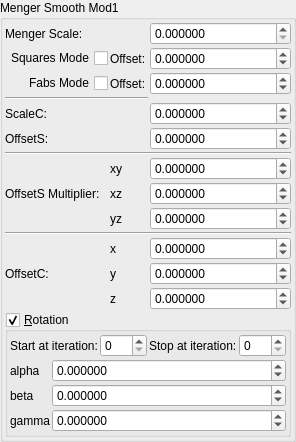
    <widget class="QGroupBox" name="groupBox_2">
     <property name="toolTip">
      <string/>
     </property>
     <property name="title">
      <string>Menger Smooth Mod1</string>
     </property>
     <property name="checkable">
      <bool>false</bool>
     </property>
     <layout class="QVBoxLayout" name="verticalLayout_29" stretch="0,0">
      <property name="spacing">
       <number>2</number>
      </property>
      <property name="leftMargin">
       <number>2</number>
      </property>
      <property name="topMargin">
       <number>2</number>
      </property>
      <property name="rightMargin">
       <number>2</number>
      </property>
      <property name="bottomMargin">
       <number>2</number>
      </property>
      <item>
       <layout class="QGridLayout" name="gridLayout_63" columnstretch="0,0,0,0,1">
        <property name="spacing">
         <number>2</number>
        </property>
        <item row="13" column="2">
         <widget class="QLabel" name="label_114">
          <property name="text">
           <string notr="true">z</string>
          </property>
         </widget>
        </item>
        <item row="11" column="2">
         <widget class="QLabel" name="label_112">
          <property name="text">
           <string notr="true">x</string>
          </property>
         </widget>
        </item>
        <item row="7" column="4">
         <widget class="MyDoubleSpinBox" name="spinbox3_transf_constant_multiplier_111_x">
          <property name="sizePolicy">
           <sizepolicy hsizetype="Minimum" vsizetype="Maximum">
            <horstretch>0</horstretch>
            <verstretch>0</verstretch>
           </sizepolicy>
          </property>
          <property name="prefix">
           <string/>
          </property>
          <property name="suffix">
           <string/>
          </property>
          <property name="decimals">
           <number>6</number>
          </property>
          <property name="minimum">
           <double>-99.989999999999995</double>
          </property>
          <property name="maximum">
           <double>99.989999999999995</double>
          </property>
          <property name="singleStep">
           <double>0.100000000000000</double>
          </property>
         </widget>
        </item>
        <item row="8" column="4">
         <widget class="MyDoubleSpinBox" name="spinbox3_transf_constant_multiplier_111_y">
          <property name="sizePolicy">
           <sizepolicy hsizetype="Minimum" vsizetype="Maximum">
            <horstretch>0</horstretch>
            <verstretch>0</verstretch>
           </sizepolicy>
          </property>
          <property name="prefix">
           <string/>
          </property>
          <property name="suffix">
           <string/>
          </property>
          <property name="decimals">
           <number>6</number>
          </property>
          <property name="minimum">
           <double>-99.989999999999995</double>
          </property>
          <property name="maximum">
           <double>99.989999999999995</double>
          </property>
          <property name="singleStep">
           <double>0.100000000000000</double>
          </property>
         </widget>
        </item>
        <item row="1" column="2">
         <widget class="QLabel" name="label_260">
          <property name="text">
           <string>Offset:</string>
          </property>
         </widget>
        </item>
        <item row="5" column="1">
         <widget class="QLabel" name="label_259">
          <property name="text">
           <string>OffsetS:</string>
          </property>
         </widget>
        </item>
        <item row="4" column="4">
         <widget class="MyDoubleSpinBox" name="spinbox_transf_scale_05">
          <property name="sizePolicy">
           <sizepolicy hsizetype="Minimum" vsizetype="Maximum">
            <horstretch>0</horstretch>
            <verstretch>0</verstretch>
           </sizepolicy>
          </property>
          <property name="prefix">
           <string/>
          </property>
          <property name="suffix">
           <string/>
          </property>
          <property name="decimals">
           <number>6</number>
          </property>
          <property name="minimum">
           <double>-99.989999999999995</double>
          </property>
          <property name="maximum">
           <double>99.989999999999995</double>
          </property>
          <property name="singleStep">
           <double>0.100000000000000</double>
          </property>
         </widget>
        </item>
        <item row="4" column="1">
         <widget class="QLabel" name="label_65">
          <property name="text">
           <string>ScaleC:</string>
          </property>
         </widget>
        </item>
        <item row="2" column="1">
         <widget class="MyCheckBox" name="checkBox_transf_function_enabledF_false">
          <property name="layoutDirection">
           <enum>Qt::RightToLeft</enum>
          </property>
          <property name="text">
           <string>Fabs Mode</string>
          </property>
         </widget>
        </item>
        <item row="0" column="1">
         <widget class="QLabel" name="label_64">
          <property name="text">
           <string>Menger Scale:</string>
          </property>
         </widget>
        </item>
        <item row="12" column="4">
         <widget class="MyDoubleSpinBox" name="spinbox3_transf_constant_multiplier_221_y">
          <property name="sizePolicy">
           <sizepolicy hsizetype="Minimum" vsizetype="Maximum">
            <horstretch>0</horstretch>
            <verstretch>0</verstretch>
           </sizepolicy>
          </property>
          <property name="prefix">
           <string/>
          </property>
          <property name="suffix">
           <string/>
          </property>
          <property name="decimals">
           <number>6</number>
          </property>
          <property name="minimum">
           <double>-99.989999999999995</double>
          </property>
          <property name="maximum">
           <double>99.989999999999995</double>
          </property>
          <property name="singleStep">
           <double>0.100000000000000</double>
          </property>
         </widget>
        </item>
        <item row="12" column="1">
         <widget class="QLabel" name="label_255">
          <property name="text">
           <string>OffsetC:</string>
          </property>
         </widget>
        </item>
        <item row="9" column="4">
         <widget class="MyDoubleSpinBox" name="spinbox3_transf_constant_multiplier_111_z">
          <property name="sizePolicy">
           <sizepolicy hsizetype="Minimum" vsizetype="Maximum">
            <horstretch>0</horstretch>
            <verstretch>0</verstretch>
           </sizepolicy>
          </property>
          <property name="prefix">
           <string/>
          </property>
          <property name="suffix">
           <string/>
          </property>
          <property name="decimals">
           <number>6</number>
          </property>
          <property name="minimum">
           <double>-99.989999999999995</double>
          </property>
          <property name="maximum">
           <double>99.989999999999995</double>
          </property>
          <property name="singleStep">
           <double>0.100000000000000</double>
          </property>
         </widget>
        </item>
        <item row="8" column="1">
         <widget class="QLabel" name="label_91">
          <property name="text">
           <string>OffsetS Multiplier:</string>
          </property>
         </widget>
        </item>
        <item row="10" column="1" colspan="4">
         <widget class="Line" name="line_55">
          <property name="orientation">
           <enum>Qt::Horizontal</enum>
          </property>
         </widget>
        </item>
        <item row="7" column="2">
         <widget class="QLabel" name="label_94">
          <property name="text">
           <string notr="true">xy</string>
          </property>
         </widget>
        </item>
        <item row="1" column="4">
         <widget class="MyDoubleSpinBox" name="spinbox_transf_offset_0">
          <property name="sizePolicy">
           <sizepolicy hsizetype="Minimum" vsizetype="Maximum">
            <horstretch>0</horstretch>
            <verstretch>0</verstretch>
           </sizepolicy>
          </property>
          <property name="prefix">
           <string/>
          </property>
          <property name="suffix">
           <string/>
          </property>
          <property name="decimals">
           <number>6</number>
          </property>
          <property name="minimum">
           <double>-99.989999999999995</double>
          </property>
          <property name="maximum">
           <double>99.989999999999995</double>
          </property>
          <property name="singleStep">
           <double>0.100000000000000</double>
          </property>
         </widget>
        </item>
        <item row="0" column="4">
         <widget class="MyDoubleSpinBox" name="spinbox_transf_scale_3">
          <property name="sizePolicy">
           <sizepolicy hsizetype="Minimum" vsizetype="Maximum">
            <horstretch>0</horstretch>
            <verstretch>0</verstretch>
           </sizepolicy>
          </property>
          <property name="prefix">
           <string/>
          </property>
          <property name="suffix">
           <string/>
          </property>
          <property name="decimals">
           <number>6</number>
          </property>
          <property name="minimum">
           <double>0.000000000000000</double>
          </property>
          <property name="maximum">
           <double>99.989999999999995</double>
          </property>
          <property name="singleStep">
           <double>0.100000000000000</double>
          </property>
         </widget>
        </item>
        <item row="1" column="1">
         <widget class="MyCheckBox" name="checkBox_transf_function_enabled">
          <property name="layoutDirection">
           <enum>Qt::RightToLeft</enum>
          </property>
          <property name="text">
           <string>Squares Mode</string>
          </property>
         </widget>
        </item>
        <item row="11" column="4">
         <widget class="MyDoubleSpinBox" name="spinbox3_transf_constant_multiplier_221_x">
          <property name="sizePolicy">
           <sizepolicy hsizetype="Minimum" vsizetype="Maximum">
            <horstretch>0</horstretch>
            <verstretch>0</verstretch>
           </sizepolicy>
          </property>
          <property name="prefix">
           <string/>
          </property>
          <property name="suffix">
           <string/>
          </property>
          <property name="decimals">
           <number>6</number>
          </property>
          <property name="minimum">
           <double>-99.989999999999995</double>
          </property>
          <property name="maximum">
           <double>99.989999999999995</double>
          </property>
          <property name="singleStep">
           <double>0.100000000000000</double>
          </property>
         </widget>
        </item>
        <item row="3" column="1" colspan="3">
         <widget class="Line" name="line_18">
          <property name="orientation">
           <enum>Qt::Horizontal</enum>
          </property>
         </widget>
        </item>
        <item row="2" column="2">
         <widget class="QLabel" name="label_256">
          <property name="text">
           <string>Offset:</string>
          </property>
         </widget>
        </item>
        <item row="12" column="2">
         <widget class="QLabel" name="label_113">
          <property name="text">
           <string notr="true">y</string>
          </property>
         </widget>
        </item>
        <item row="8" column="2">
         <widget class="QLabel" name="label_90">
          <property name="text">
           <string notr="true">xz</string>
          </property>
         </widget>
        </item>
        <item row="2" column="4">
         <widget class="MyDoubleSpinBox" name="spinbox_transf_offset">
          <property name="sizePolicy">
           <sizepolicy hsizetype="Minimum" vsizetype="Maximum">
            <horstretch>0</horstretch>
            <verstretch>0</verstretch>
           </sizepolicy>
          </property>
          <property name="prefix">
           <string/>
          </property>
          <property name="suffix">
           <string/>
          </property>
          <property name="decimals">
           <number>6</number>
          </property>
          <property name="minimum">
           <double>-99.989999999999995</double>
          </property>
          <property name="maximum">
           <double>99.989999999999995</double>
          </property>
          <property name="singleStep">
           <double>0.100000000000000</double>
          </property>
         </widget>
        </item>
        <item row="13" column="1">
         <widget class="QLabel" name="label_257">
          <property name="text">
           <string/>
          </property>
         </widget>
        </item>
        <item row="13" column="4">
         <widget class="MyDoubleSpinBox" name="spinbox3_transf_constant_multiplier_221_z">
          <property name="sizePolicy">
           <sizepolicy hsizetype="Minimum" vsizetype="Maximum">
            <horstretch>0</horstretch>
            <verstretch>0</verstretch>
           </sizepolicy>
          </property>
          <property name="prefix">
           <string/>
          </property>
          <property name="suffix">
           <string/>
          </property>
          <property name="decimals">
           <number>6</number>
          </property>
          <property name="minimum">
           <double>-99.989999999999995</double>
          </property>
          <property name="maximum">
           <double>99.989999999999995</double>
          </property>
          <property name="singleStep">
           <double>0.100000000000000</double>
          </property>
         </widget>
        </item>
        <item row="5" column="4">
         <widget class="MyDoubleSpinBox" name="spinbox_transf_offset_0005">
          <property name="sizePolicy">
           <sizepolicy hsizetype="Minimum" vsizetype="Maximum">
            <horstretch>0</horstretch>
            <verstretch>0</verstretch>
           </sizepolicy>
          </property>
          <property name="prefix">
           <string/>
          </property>
          <property name="suffix">
           <string/>
          </property>
          <property name="decimals">
           <number>6</number>
          </property>
          <property name="minimum">
           <double>-99.989999999999995</double>
          </property>
          <property name="maximum">
           <double>99.989999999999995</double>
          </property>
          <property name="singleStep">
           <double>0.100000000000000</double>
          </property>
         </widget>
        </item>
        <item row="9" column="2">
         <widget class="QLabel" name="label_98">
          <property name="text">
           <string notr="true">yz</string>
          </property>
         </widget>
        </item>
        <item row="6" column="1" colspan="4">
         <widget class="Line" name="line_56">
          <property name="orientation">
           <enum>Qt::Horizontal</enum>
          </property>
         </widget>
        </item>
       </layout>
      </item>
      <item>
       <widget class="MyGroupBox" name="groupCheck_transf_rotation_enabled">
        <property name="title">
         <string>&amp;Rotation</string>
        </property>
        <property name="checkable">
         <bool>true</bool>
        </property>
        <layout class="QVBoxLayout" name="verticalLayout_9" stretch="0,0">
         <property name="spacing">
          <number>2</number>
         </property>
         <property name="leftMargin">
          <number>2</number>
         </property>
         <property name="topMargin">
          <number>2</number>
         </property>
         <property name="rightMargin">
          <number>2</number>
         </property>
         <property name="bottomMargin">
          <number>2</number>
         </property>
         <item>
          <layout class="QGridLayout" name="gridLayout_62">
           <property name="spacing">
            <number>2</number>
           </property>
           <item row="0" column="0">
            <widget class="QLabel" name="label_246">
             <property name="text">
              <string>Start at iteration:</string>
             </property>
            </widget>
           </item>
           <item row="0" column="1">
            <widget class="MySpinBox" name="spinboxInt_transf_start_iterations_R">
             <property name="sizePolicy">
              <sizepolicy hsizetype="Minimum" vsizetype="Maximum">
               <horstretch>0</horstretch>
               <verstretch>0</verstretch>
              </sizepolicy>
             </property>
             <property name="maximum">
              <number>999</number>
             </property>
            </widget>
           </item>
           <item row="0" column="2">
            <widget class="QLabel" name="label_247">
             <property name="text">
              <string>Stop at iteration:</string>
             </property>
            </widget>
           </item>
           <item row="0" column="3">
            <widget class="MySpinBox" name="spinboxInt_transf_stop_iterations_R">
             <property name="sizePolicy">
              <sizepolicy hsizetype="Minimum" vsizetype="Maximum">
               <horstretch>0</horstretch>
               <verstretch>0</verstretch>
              </sizepolicy>
             </property>
             <property name="maximum">
              <number>999</number>
             </property>
            </widget>
           </item>
          </layout>
         </item>
         <item>
          <layout class="QGridLayout" name="gridLayout_11" columnstretch="0,1">
           <property name="spacing">
            <number>2</number>
           </property>
           <item row="0" column="1">
            <widget class="MyDoubleSpinBox" name="spinboxd3_transf_rotation_x">
             <property name="sizePolicy">
              <sizepolicy hsizetype="Minimum" vsizetype="Maximum">
               <horstretch>0</horstretch>
               <verstretch>0</verstretch>
              </sizepolicy>
             </property>
             <property name="prefix">
              <string/>
             </property>
             <property name="suffix">
              <string/>
             </property>
             <property name="decimals">
              <number>6</number>
             </property>
             <property name="minimum">
              <double>-36000.000000000000000</double>
             </property>
             <property name="maximum">
              <double>36000.000000000000000</double>
             </property>
             <property name="singleStep">
              <double>1.000000000000000</double>
             </property>
            </widget>
           </item>
           <item row="0" column="0">
            <widget class="QLabel" name="label_35">
             <property name="text">
              <string notr="true">alpha</string>
             </property>
            </widget>
           </item>
           <item row="1" column="0">
            <widget class="QLabel" name="label_34">
             <property name="text">
              <string notr="true">beta</string>
             </property>
            </widget>
           </item>
           <item row="1" column="1">
            <widget class="MyDoubleSpinBox" name="spinboxd3_transf_rotation_y">
             <property name="sizePolicy">
              <sizepolicy hsizetype="Minimum" vsizetype="Maximum">
               <horstretch>0</horstretch>
               <verstretch>0</verstretch>
              </sizepolicy>
             </property>
             <property name="prefix">
              <string/>
             </property>
             <property name="suffix">
              <string/>
             </property>
             <property name="decimals">
              <number>6</number>
             </property>
             <property name="minimum">
              <double>-36000.000000000000000</double>
             </property>
             <property name="maximum">
              <double>36000.000000000000000</double>
             </property>
             <property name="singleStep">
              <double>1.000000000000000</double>
             </property>
            </widget>
           </item>
           <item row="2" column="0">
            <widget class="QLabel" name="label_37">
             <property name="text">
              <string notr="true">gamma</string>
             </property>
            </widget>
           </item>
           <item row="2" column="1">
            <widget class="MyDoubleSpinBox" name="spinboxd3_transf_rotation_z">
             <property name="sizePolicy">
              <sizepolicy hsizetype="Minimum" vsizetype="Maximum">
               <horstretch>0</horstretch>
               <verstretch>0</verstretch>
              </sizepolicy>
             </property>
             <property name="prefix">
              <string/>
             </property>
             <property name="suffix">
              <string/>
             </property>
             <property name="decimals">
              <number>6</number>
             </property>
             <property name="minimum">
              <double>-36000.000000000000000</double>
             </property>
             <property name="maximum">
              <double>36000.000000000000000</double>
             </property>
             <property name="singleStep">
              <double>1.000000000000000</double>
             </property>
            </widget>
           </item>
          </layout>
         </item>
        </layout>
       </widget>
      </item>
     </layout>
    </widget>
